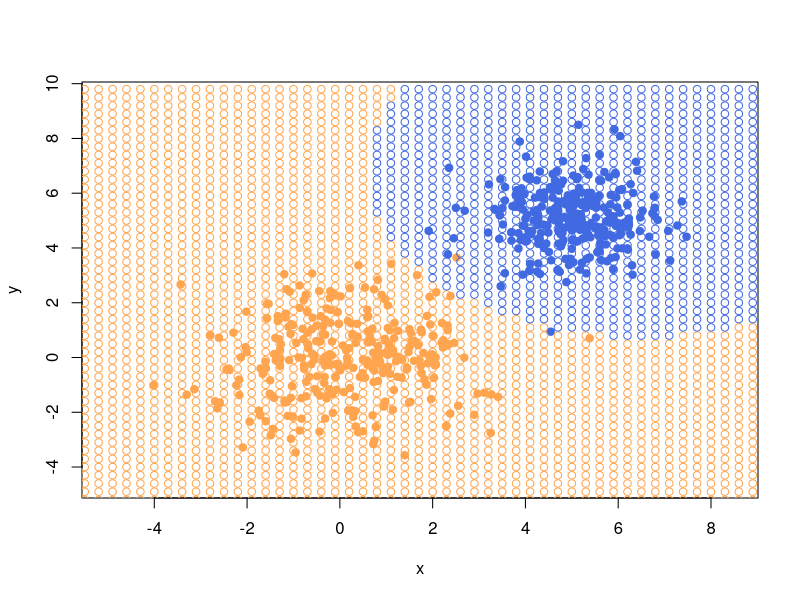

The R source for this figure:
library("MASS")

estimateMu <- function(x)
{
  m <- dim(x)[2]
  mu <- matrix(NA, 1, m)
  for(i in 1:m)
  {
    mu[1,i] <- mean(x[,i])
  }
  return(mu)
}

estimateSigma <- function(x,mu)
{
  n <- dim(x)[1]
  m <- dim(x)[2]
  sigma <- matrix(0, 1, 1)
  for(i in 1:n)
  {
    sigma <- sigma + ((x[i,]-mu)%*%(t((x[i,]-mu))))
    
    
  }
  return(sigma/(n-1))
}

naiv <- function(x,mu,sigma,P)
{
  p <- log(1,P)
  p <- 0
  sigma <- as.numeric(sigma)
  pyj <- (1/(sqrt(2*pi*sigma^2)))*exp(-((x-mu)^2)/(2*sigma^2))
  p <- p+log(pyj[1,1])+log(pyj[1,2])
  
  return(p)
}

n <- 300
sigma1 <- matrix(c(2, 0, 0, 2),2,2)
sigma2 <- matrix(c(1, 0, 0, 1),2,2)

mu1 <- c(0, 0)
mu2 <- c(5, 5)

xy1 <- mvrnorm(n=n, mu = mu1, Sigma = sigma1)
xy2 <- mvrnorm(n=n, mu = mu2, Sigma = sigma2)

plotxmin <- min(xy1[,1], xy2[,1]) - 1
plotymin <- min(xy1[,2], xy2[,2]) - 1
plotxmax <- max(xy1[,1], xy2[,1]) + 1
plotymax <- max(xy1[,2], xy2[,2]) + 1
plot(xy1[,1],xy2[,2], type="n", xlab = "x", ylab = "y", xlim=c(plotxmin, plotxmax), ylim = c(plotymin, plotymax))

colors <- c("tan1", "royalblue")
points(xy1, pch=21, col=colors[1], bg=colors[1])
points(xy2, pch=21, col=colors[2], bg=colors[2])

mu1 <- estimateMu(xy1)
mu2 <- estimateMu(xy2)

sigma1 <-estimateSigma(xy1,mu1)
sigma2 <-estimateSigma(xy2,mu2)

x <- -10
while(x < 10) 
{
  y<--10
  while (y < 10) 
  {
    z <- c(x,y)  
    p1 <- naiv(z,mu1,sigma1,0.5)
    p2 <- naiv(z,mu2,sigma2,0.5)
    if(p1 > p2)  
    {
      class <- 1
    }else{
      class <- 2
    }
    points(z[1], z[2], pch = 21, col = colors[class])
    y <- y+0.3
  }
  x <- x+0.3
}
